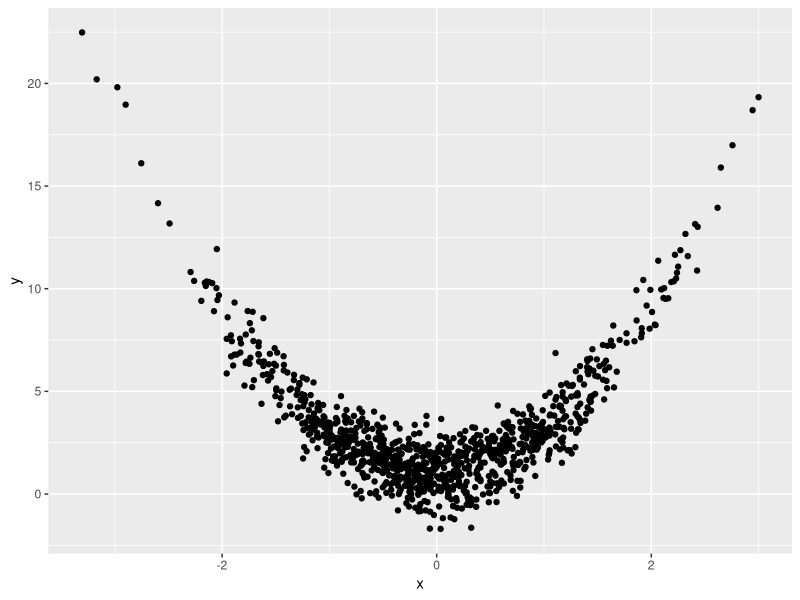
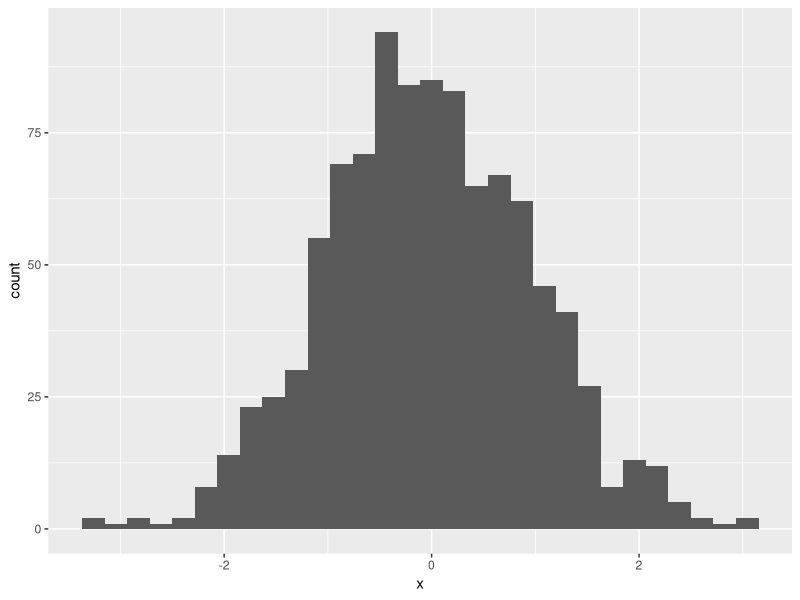
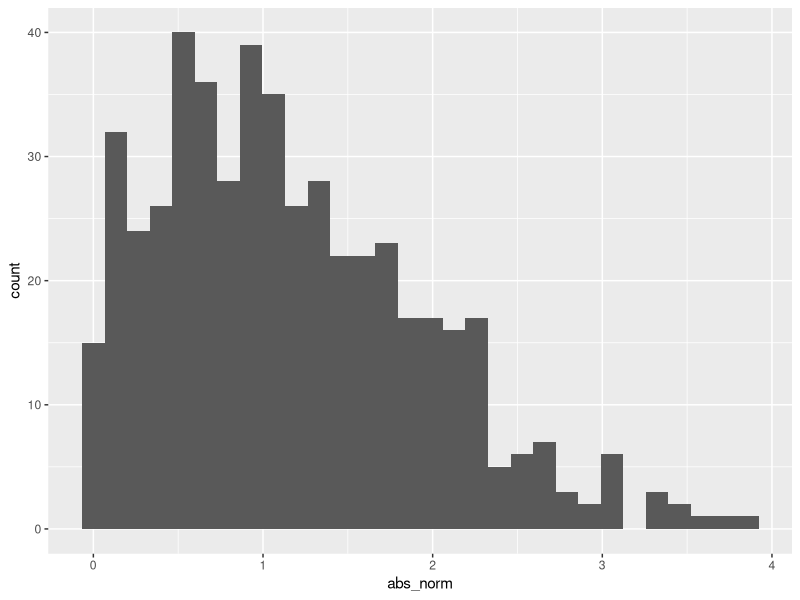

These charts were generated, in order, by the following R code:
## ---- chunk 1
library(tidyverse)
## ---- chunk 2
samp = rnorm(100)
length(samp)
## ---- chunk 3
plot_df=
  tibble(
    x=rnorm(n=1000),
    y=1+2*x^2+rnorm(n=1000)
  )
ggplot(plot_df,aes(x=x,y=y))+geom_point()
## ---- chunk 4
ggplot(plot_df,aes(x=x))+geom_histogram()
## ---- chunk 5
la_df=
  tibble(
    norm=rnorm(n=500,mean=1),
    logical=norm>0,
    abs_norm=abs(norm)
  )
  ggplot(la_df,aes(x=abs_norm))+geom_histogram()
